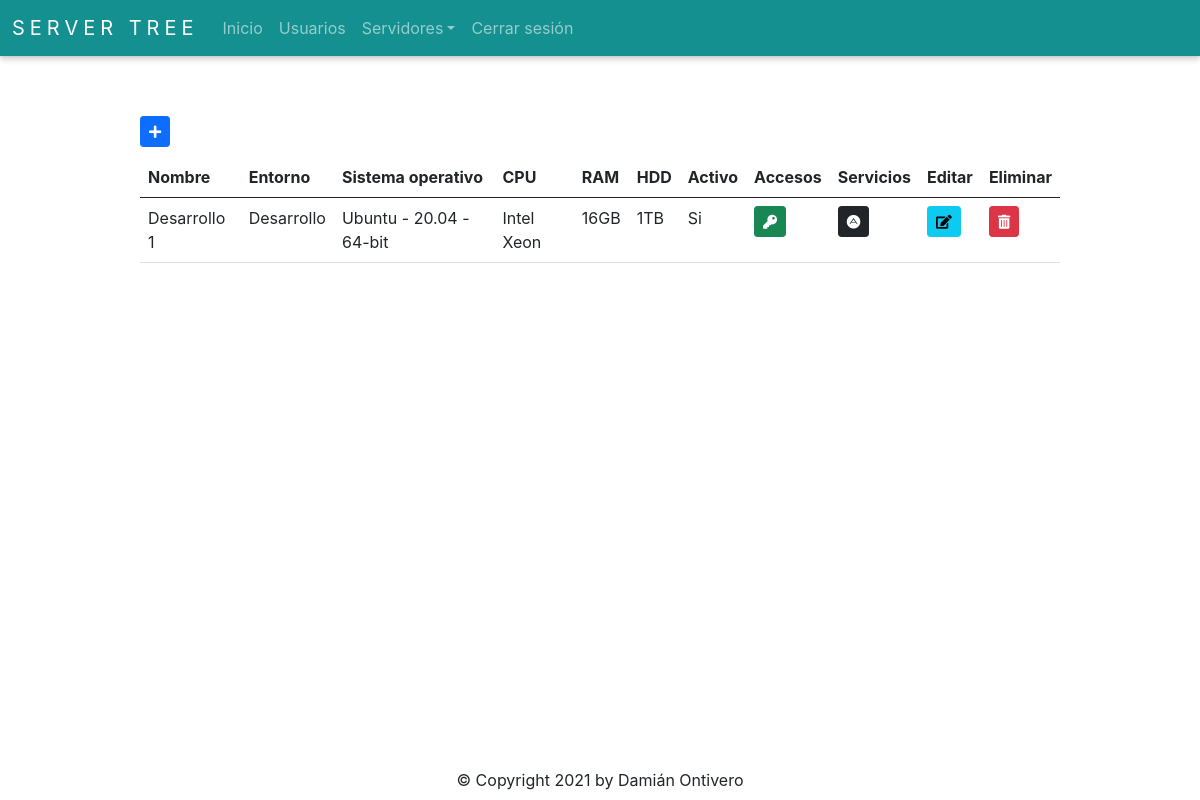
The page /server/get_server_all (signed in) on the database as committed earlier.
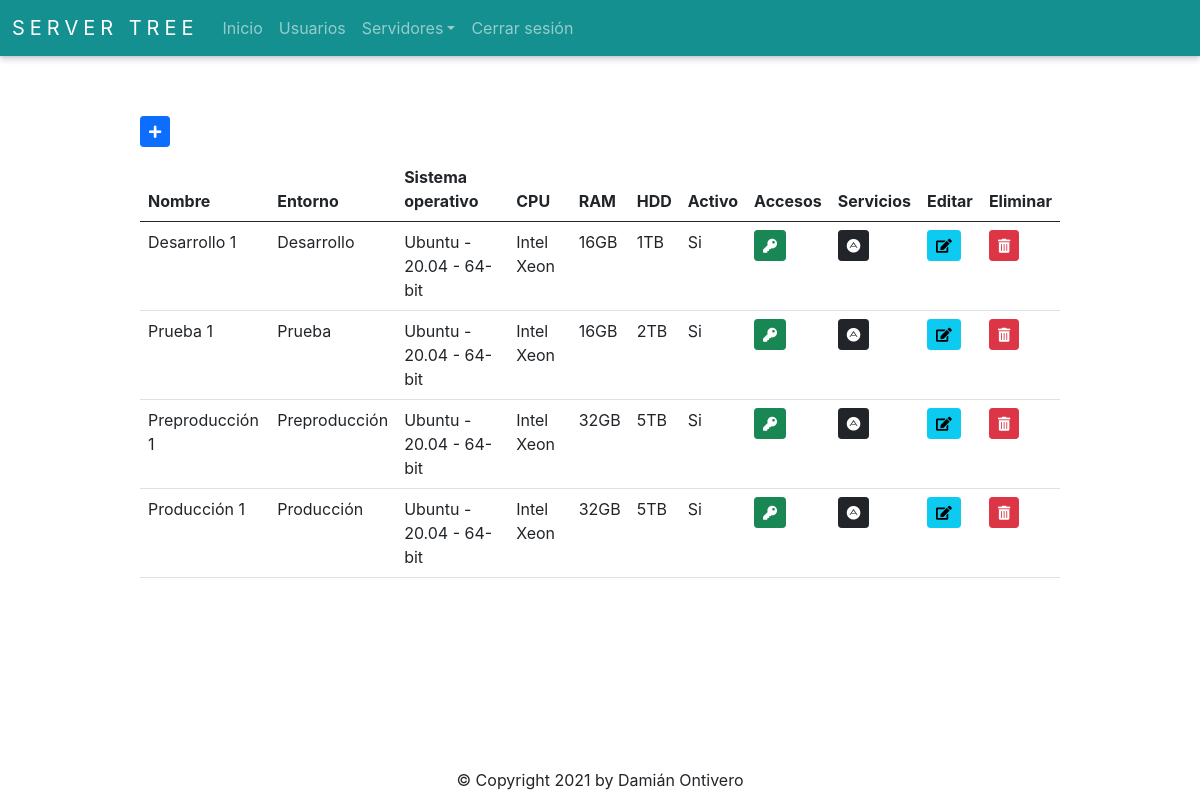
The same page on the database as committed later.
### app/server/models.py (models this page shows, shortened)
class Server(db.Model):
    __tablename__ = 'Servers'
    id = db.Column(db.Integer, autoincrement=True, primary_key=True, nullable=False)
    name = db.Column(db.String(50), nullable=False)
    environment_id = db.Column(db.Integer, db.ForeignKey('Environments.id'), nullable=False)
    operating_system_id = db.Column(db.Integer, db.ForeignKey('OperatingSystems.id'), nullable=False)
    cpu = db.Column(db.String(50), nullable=False)
    ram = db.Column(db.String(50), nullable=False)
    hdd = db.Column(db.String(50), nullable=False)
    is_active = db.Column(db.Boolean)
    @staticmethod
    def get_all():
        return Server.query.all()

class Environment(db.Model):
    __tablename__ = 'Environments'
    id = db.Column(db.Integer, autoincrement=True, primary_key=True, nullable=False)
    name = db.Column(db.String(50), nullable=False)
    @staticmethod
    def get_all():
        return Environment.query.all()

class OperatingSystem(db.Model):
    __tablename__ = 'OperatingSystems'
    id = db.Column(db.Integer, autoincrement=True, primary_key=True, nullable=False)
    name = db.Column(db.String(50), nullable=False)
    version = db.Column(db.String(50), nullable=False)
    architect = db.Column(db.String(6), nullable=False)
    def __repr__(self):
        return '{} - {} - {}'.format(self.name, self.version, self.architect)
    @staticmethod
    def get_all():
        return OperatingSystem.query.all()

### app/server/routes.py (the view)
@server_bp.route('/get_server_all', methods=['GET', 'POST'])
@login_required
def get_server_all():
    data = db.session.query(Server, Environment, OperatingSystem).join(Environment, OperatingSystem).all()
    form = ServerForm()
    access_form = AccessForm()
    service_form = ServiceForm()
    return render_template('server.html', data=data, form=form, access_form=access_form, service_form=service_form)

### app/auth/models.py (called while the page is built)
    @staticmethod
    def get_by_id(id):
        return User.query.get(id)

### app/auth/routes.py (called while the page is built)
@login_manager.user_loader
def load_user(user_id):
    return User.get_by_id(int(user_id))

### app/server/models.py (called while the page is built)
    @staticmethod
    def get_all():
        return ConnectionType.query.all()

### app/server/templates/server.html (shortened to what this page needs)
{% extends 'base.html' %}
{% import 'bootstrap/wtf.html' as wtf %}
{% block content %}
<div class="buttons">
  {% if current_user.role_id == 1 %}
    <button type="button" id="addButton" class="btn btn-primary btn-sm" data-bs-toggle="modal" data-bs-target="#serverModal"><i class="fas fa-plus"></i></button>
  {% else %}
    <button disabled type="button" id="addButton" class="btn btn-primary btn-sm" data-bs-toggle="modal" data-bs-target="#serverModal"><i class="fas fa-plus"></i></button>
  {% endif %}
</div>
<table class="table table-hover">
  <thead>
    <tr>
      <th>Nombre</th>
      <th>Entorno</th>
      <th>Sistema operativo</th>
      <th>CPU</th>
      <th>RAM</th>
      <th>HDD</th>
      <th>Activo</th>
      <th>Accesos</th>
      <th>Servicios</th>
      <th>Editar</th>
      <th>Eliminar</th>
    </tr>
  </thead>
  <tbody>
    {% for server, env, os in data %}
      <tr>
        <td>{{ server.name }}</td>
        <td>{{ env.name }}</td>
        <td>{{ os.name + ' - ' + os.version + ' - ' + os.architect }}</td>
        <td>{{ server.cpu }}</td>
        <td>{{ server.ram }}</td>
        <td>{{ server.hdd }}</td>
        <td>
          {% if server.is_active == 0 %}
            No
          {% elif server.is_active == 1  %}
            Si
          {% endif %}
        </td>
        <td>
          <button type="button" class="btn btn-success btn-sm" id="accessButton" data-id={{ server.id }} data-bs-toggle="modal" data-bs-target="#accessModal"><i class="fas fa-key"></i></button>
        </td>
        <td>
          <button type="button" class="btn btn-dark btn-sm" id="serviceButton" data-id={{ server.id }} data-bs-toggle="modal" data-bs-target="#serviceModal"><i class="fab fa-adn"></i></button>
        </td>
        {% if current_user.role_id == 1 %}
          <td>
            <button type="button" class="btn btn-info btn-sm" id="editButton" data-id={{ server.id }} data-bs-toggle="modal" data-bs-target="#serverModal"><i class="fas fa-edit"></i></button>
          </td>
          <td>
            <button type="button" class="btn btn-danger btn-sm" id="deleteButton" data-id={{ server.id }} data-bs-toggle="modal" data-bs-target="#deleteServerModal"><i class="fas fa-trash-alt"></i></button>
          </td>
        {% endif %}
      </tr>
    {% endfor %}
  </tbody>
</table>
{% endblock %}

### app/templates/base.html (shortened to what this page needs)
<!doctype html>
<html>
<head>
  <link rel="stylesheet" href="{{ url_for('static', filename='style.css') }}">
  <link rel="stylesheet" href="https://cdn.jsdelivr.net/npm/bootstrap@5.0.0/dist/css/bootstrap.min.css">
  <link rel="stylesheet" href="https://use.fontawesome.com/releases/v5.6.3/css/all.css">
</head>
<body>
  <nav class="navbar navbar-expand-lg navbar-dark">
      <div class="container-fluid">
        <a class="navbar-brand" href="{{ url_for('index.index') }}">Server Tree</a>
        <div class="collapse navbar-collapse" id="navbarSupportedContent">
          <ul class="navbar-nav me-auto mb-2 mb-lg-0">
              <li class="nav-item">
                <a class="nav-link" href="{{ url_for('index.index') }}">Inicio</a>
              </li>
              <li class="nav-item">
                <a class="nav-link" href="{{ url_for('auth.get_user_all') }}">Usuarios</a>
              </li>
              <li class="nav-item dropdown">
                  <a class="nav-link dropdown-toggle" href="#" id="navbarDropdown" role="button" data-bs-toggle="dropdown" aria-expanded="false">Servidores</a>
              </li>
              <li class="nav-item">
                <a class="nav-link" href="{{ url_for('auth.logout') }}">Cerrar sesión</a>
              </li>
          </ul>
        </div>
      </div>
  </nav>
  <div class="container-base">
    {% block content %}{% endblock %}
  </div>
  <div class="footer">
    &copy; Copyright 2021 by Damián Ontivero
  </div>
</body>
</html>

### app/static/style.css (style rules this page uses)
* { text-decoration: none; font-family: -apple-system, BlinkMacSystemFont, 'Segoe UI', Roboto, Oxygen, Ubuntu, Cantarell, 'Open Sans', 'Helvetica Neue', sans-serif; }
html, body { margin: 0; padding: 0; width: 100%; height: 100%; position: relative; }
.navbar { background-color: #159090; box-shadow: 0 0 0.2rem rgb(0 0 0 / 10%), 0 0.2rem 0.4rem rgb(0 0 0 / 20%); }
.navbar-brand { text-transform: uppercase; letter-spacing: 5px; font-size: large; }
.footer { width: 100%; text-align: center; position: absolute; bottom: 1%; }
.container-base { width: 80%; position: relative; padding: 20px; left: 10%; top: 5%; overflow-x: auto; }
.container-base .buttons { margin-bottom: 10px; }

Rows that differ between the two databases and show on the page:
added Server: name "Prueba 1", name "Prueba", architect "Ubuntu - 20.04 - 64-bit", cpu "Intel Xeon", ram "16GB", hdd "2TB", is_active "Si"
added Server: name "Preproducción 1", name "Preproducción", architect "Ubuntu - 20.04 - 64-bit", cpu "Intel Xeon", ram "32GB", hdd "5TB", is_active "Si"
added Server: name "Producción 1", name "Producción", architect "Ubuntu - 20.04 - 64-bit", cpu "Intel Xeon", ram "32GB", hdd "5TB", is_active "Si"
